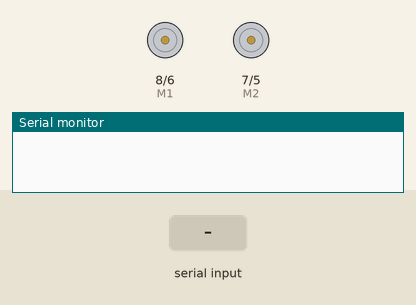
Recording of a sketch running on a simulated Arduino Uno, built with avr-gcc and run on an emulated ATmega328P. Shown: direction and speed pins drawn as motors (green arrow = direction pin HIGH = forward, orange = LOW = backward, longer = more drive), the last lines printed to the serial monitor. The inputs (shaded band) are chosen by the test bench.

Above: at 1.2 s.
1.3 s: "f" received over Serial
At 2.4 s:
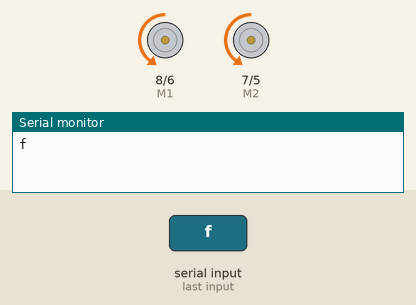
2.8 s: "b" received over Serial
At 3.6 s:
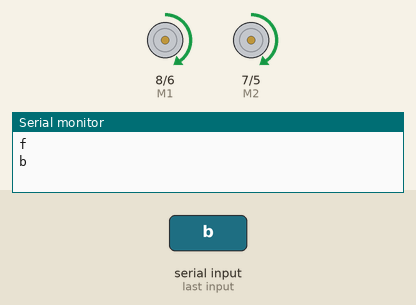
4.3 s: "l" received over Serial
At 4.7 s:
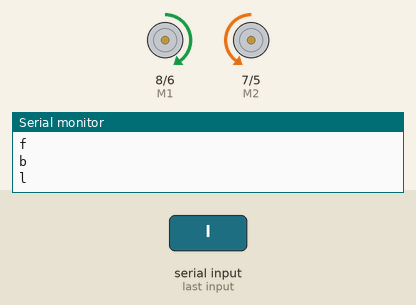
5.8 s: "r" received over Serial
At 7.0 s:
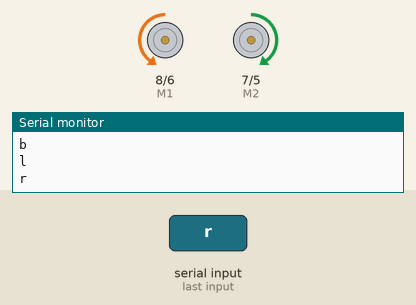
7.3 s: "1" received over Serial
At 8.2 s:
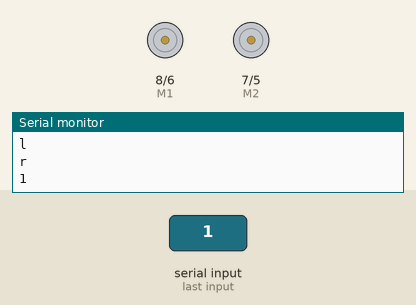
Timing chart, 0 to 9.8 s (numbered marks = the images above; inputs shaded):
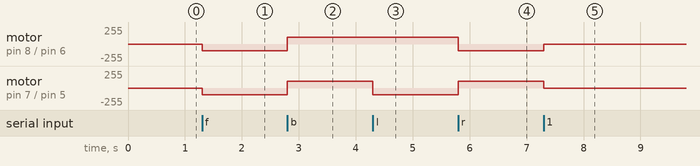

The sketch:

Rover.ino
```cpp
/*To control the rover, Copy and paste the code below into the Arduino software*/
int E1 = 6; //M1 Speed Control
int E2 = 5; //M2 Speed Control
int M1 = 8; //M1 Direction Control
int M2 = 7; //M2 Direction Control
int leftspeed = 100; //255 is maximum speed
int rightspeed = 100;


void setup(void)
{
int i;
for(i=5;i<=8;i++)
pinMode(i, OUTPUT);
Serial.begin(9600);
}
void loop(void)
{
while (Serial.available() < 1) {} // Wait until a character is received
char val = Serial.read();
Serial.println(val);
switch(val) // Perform an action depending on the command
{
case 'f'://Move Forward
forward (leftspeed,rightspeed);
break;

case 'b'://Move Backwards
reverse (leftspeed,rightspeed);
break;

case 'l'://Turn Left
left (leftspeed,rightspeed);
break;

case 'r'://Turn Right
right (leftspeed,rightspeed);
break;

default:
stop();
break;
}
}
void stop(void) //Stop
{
digitalWrite(E1,LOW);
digitalWrite(E2,LOW);
}
void forward(char a,char b)
{
analogWrite (E1,a);
digitalWrite(M1,LOW);
analogWrite (E2,b);
digitalWrite(M2,LOW);
}
void reverse (char a,char b)
{
analogWrite (E1,a);
digitalWrite(M1,HIGH);
analogWrite (E2,b);
digitalWrite(M2,HIGH);
}
void left (char a,char b)
{
analogWrite (E1,a);
digitalWrite(M1,HIGH);
analogWrite (E2,b);
digitalWrite(M2,LOW);
}
void right (char a,char b)
{
analogWrite (E1,a);
digitalWrite(M1,LOW);
analogWrite (E2,b);
digitalWrite(M2,HIGH);
}
```

Measured:
- after the input at 1.3 s, motor on pin 8 (M1) / pin 6 (E1), motor on pin 7 (M2) / pin 5 (E2): stopped → backward 100/255 at once
- after the input at 2.8 s, motor on pin 8 (M1) / pin 6 (E1), motor on pin 7 (M2) / pin 5 (E2): backward 100/255 → forward 100/255 at once
- after the input at 4.3 s, motor on pin 7 (M2) / pin 5 (E2): forward 100/255 → backward 100/255 at once
- after the input at 5.8 s, motor on pin 8 (M1) / pin 6 (E1): forward 100/255 → backward 100/255 at once; motor on pin 7 (M2) / pin 5 (E2): backward 100/255 → forward 100/255 at once
- after the input at 7.3 s, motor on pin 8 (M1) / pin 6 (E1): backward 100/255 → stopped at once; motor on pin 7 (M2) / pin 5 (E2): forward 100/255 → stopped at once
